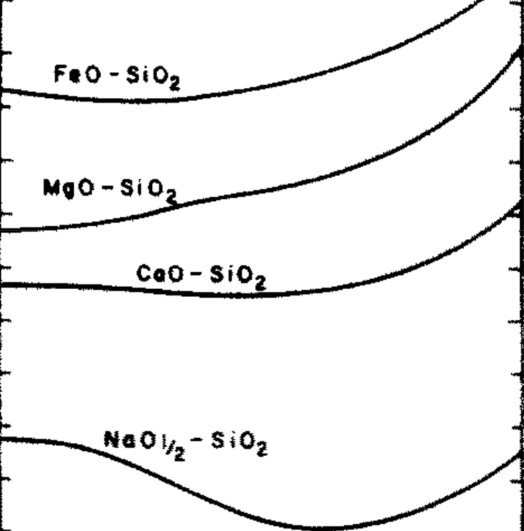
#> input picture stx_liquids/figures/MO_SiO2_deltaG_-80_20kcal.png, 1048 x 1062 px (shown at 1/2 size)
$ python MgO_SiO2.py
#> lines starting #> are read from the running program, lines starting #| are printed output that depends on the picture; pictures that were not available may be replaced by others from this repository, and a replacement may not be noted
import numpy as np
from scipy.optimize import fsolve
import matplotlib.pyplot as plt
import matplotlib.image as mpimg


b = [0.6887, 1.3774] # in text between equations 9 and 10
R = 8.31446 # gas_constant

class values():
    name = 'Model variable storage'


def pair_proportions(nn, T, n, v):
    # nAA, nAB, nBB
    v.npr = np.abs(np.array( [ [nn[0], nn[1]],
                               [nn[1], nn[2]] ]))
    v.Xpr = v.npr/np.sum(nn)

    v.Y = [b[0]*n[0] / (b[0]*n[0] + b[1]*n[1]),
           b[1]*n[1] / (b[0]*n[0] + b[1]*n[1])] # eqn 3

    v.delta_G = (-33976. + 6.0*T +
                 53760.*np.power(v.Y[1], 3.) -
                 107429.*np.power(v.Y[1], 5.) +
                 (126025. - 20.*T)*np.power(v.Y[1], 7.))*4.184 # value converted to J, eqn 20 BP1987

    out = []
    out.append(v.Y[0] - (v.Xpr[0][0] + v.Xpr[0][1]/2.)) # eqn 7
    out.append(v.Y[1] - (v.Xpr[1][1] + v.Xpr[0][1]/2.)) # eqn 8
    out.append(4.*np.exp(-v.delta_G/(R*T))*v.Xpr[0][0]*v.Xpr[1][1] - v.Xpr[0][1]*v.Xpr[0][1]) # eqn 9
    return out


T = 1600. + 273.15 # temperature used in figures 3 and 4

v = values()
xs_all = np.linspace(0.001, 0.999, 1001)


xs = []
delta_Gs = []
Gs = []

for i, x in enumerate(xs_all):

    n = np.array([1. - x, x])

    X = n/np.sum(n)

    dT = 0.01

    pr0 = fsolve(pair_proportions, [n[0], 0.0, n[1]], args=(T, n, v), full_output=True)#
    if pr0[2] == 1:
        Sconf0 = -R * (X[0] * np.log(X[0]) + X[1]*np.log(X[1]) +
                       (b[0]*X[0] + b[1]*X[1]) *
                       (v.Xpr[0][0] * np.log(v.Xpr[0][0] / (v.Y[0]*v.Y[0]) ) +
                        v.Xpr[1][1] * np.log(v.Xpr[1][1] / (v.Y[1]*v.Y[1]) ) +
                        v.Xpr[0][1] * np.log(v.Xpr[0][1] / (2.*v.Y[0]*v.Y[1])) )) # first two terms eqn 5

        G0 = -T*Sconf0 +  (b[0]*X[0] + b[1]*X[1])*v.Xpr[0][1]/2.*v.delta_G # eqn 4, last term eqn 5
        # note typo in equation 4 (no normalisation for Xij)

        xs.append(x)
        delta_Gs.append(v.delta_G/1000./4.184)
        Gs.append(G0/4.184)

fig1 = mpimg.imread('figures/MO_SiO2_deltaG_-80_20kcal.png') # figure 4
#> fig1 is the input picture: shape (1062, 1048, 4) float32; mean R, G, B, A 0.94, 0.94, 0.94, 1
plt.imshow(fig1, extent=[0, 1, -80, 20], aspect='auto')
plt.plot(xs, delta_Gs, marker='o')
plt.show()
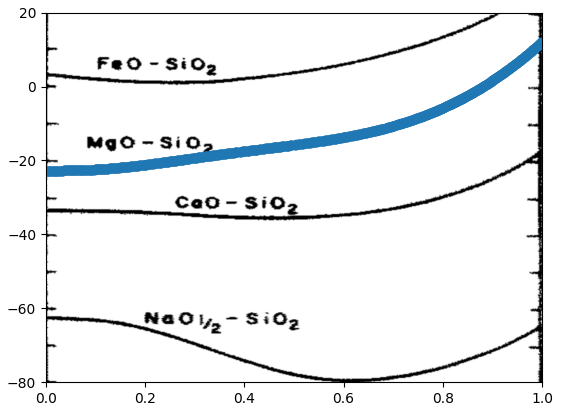
#> figure drawn by matplotlib, 1 panel

fig1 = mpimg.imread('figures/MgO_SiO2_gibbs_mixing_-10_0_kJ_Pelton_Blander_1986.png') # figure 3
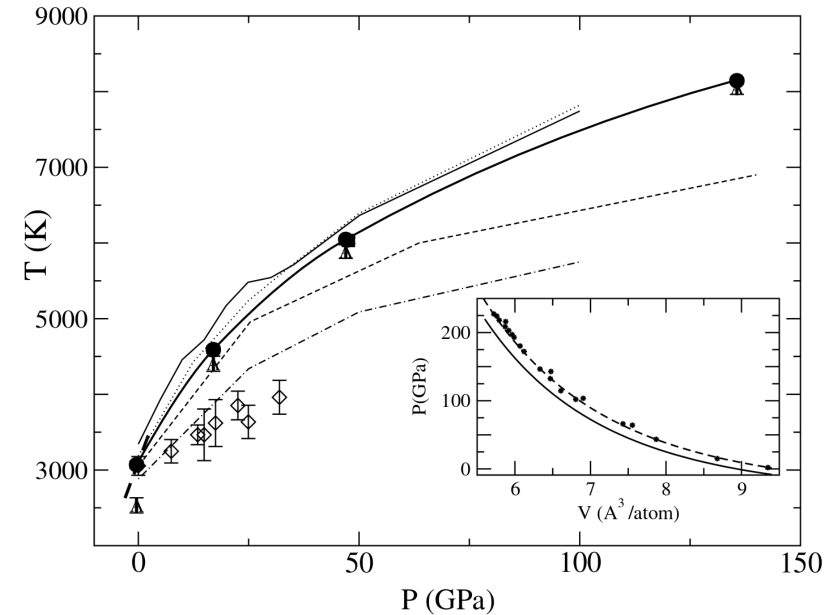
#> input picture stx_liquids/figures/Alfe_MgO_melting_full.png, 1666 x 1230 px, given in place of MgO_SiO2_gibbs_mixing_-10_0_kJ_Pelton_Blander_1986.png, which was not available (shown at 1/2 size)
#> fig1 is the input picture: shape (1230, 1666, 4) float32; mean R, G, B, A 0.968, 0.968, 0.968, 1
plt.imshow(fig1, extent=[0, 1, -10000, 0], aspect='auto')
plt.plot(xs, Gs, marker='o')
plt.show()
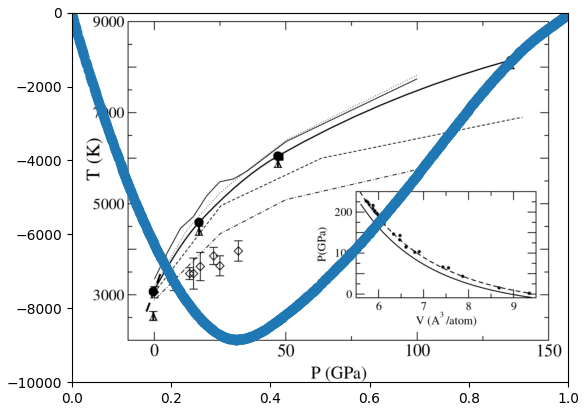
#> figure drawn by matplotlib, 1 panel
